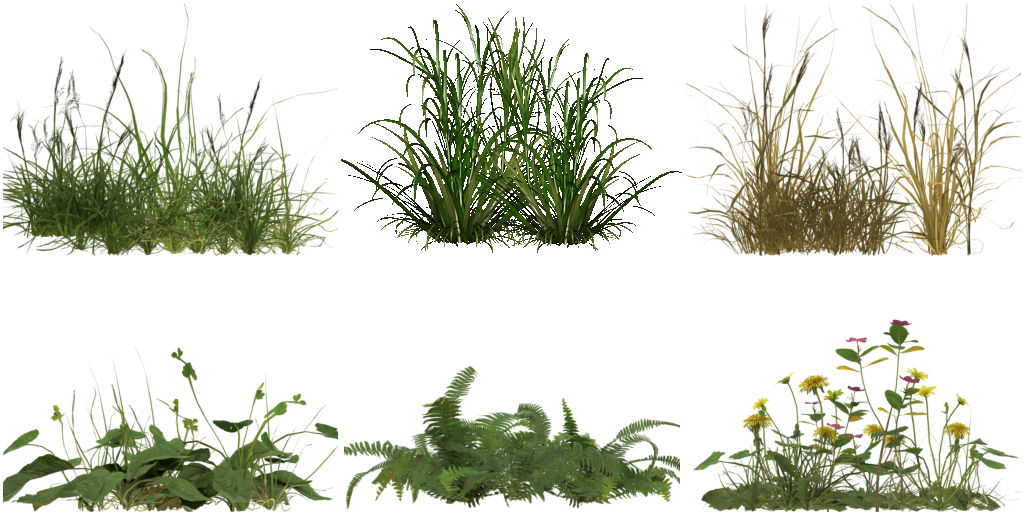
#> input picture obrazky/trava_atlas.png, 1024 x 512 px
$ python zrno_travy.py
#> lines starting #> are read from the running program, lines starting #| are printed output that depends on the picture
"""Zrno travy pro teren (radce 07:30 C): z atlasu trsu (obrazky/trava_atlas.png, bunky 0-2 = trava) se nahodne
narazi stovky malych trsu pri pohledu shora/zesikma do opakovatelne dlazdice 512 px (ve hre 0,8 m), vystup:
obrazky/zrno_travy.png - RGB = normala (tecna, z jasu), A = jas kolem 0,5 (stejna frekvence jako trsy).
  python3 tools/zrno_travy.py"""
import os
import random

from PIL import Image, ImageFilter, ImageChops

ROOT = os.path.dirname(os.path.dirname(os.path.abspath(__file__)))
N = 512
atlas = Image.open(os.path.join(ROOT, "obrazky", "trava_atlas.png")).convert("RGBA")
#> atlas is the input picture: PIL image 1024x512 RGBA; mean R, G, B, A 91, 98.7, 43.4, 63.1
cw, ch = atlas.width // 3, atlas.height // 2
#> cw = 341; ch = 256
rnd = random.Random(1393)
jas = Image.new("L", (N, N), 0)
#> jas: PIL image 512x512 L; every value is 0
for k in range(900):
    b = rnd.choice([0, 0, 1, 2])
    cell = atlas.crop(((b % 3) * cw, (b // 3) * ch, (b % 3 + 1) * cw, (b // 3 + 1) * ch))
    s = rnd.uniform(0.12, 0.22)
    t = cell.resize((max(4, int(cw * s)), max(4, int(ch * s * rnd.uniform(0.35, 0.6)))), Image.LANCZOS)
    t = t.rotate(rnd.uniform(0, 360), expand=True, resample=Image.BICUBIC)
    lum = t.convert("L")
    a = t.split()[3]
    x, y = rnd.randrange(N), rnd.randrange(N)
    for dx in (-N, 0, N):
        for dy in (-N, 0, N):
            jas.paste(lum, (x + dx, y + dy), a)
#> this loop made 900 passes
#> pass 1, `cell = atlas.crop(((b % 3) * cw, (b // 3) * ch, (b % 3 + 1) * cw, (b /..`:
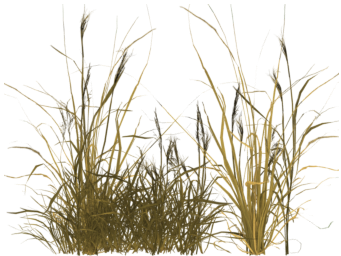
#> cell: PIL image 341x256 RGBA; mean R, G, B, A 120.8, 104.8, 50.9, 61.4; transparent parts drawn white
#> pass 1, `t = t.rotate(rnd.uniform(0, 360), expand=True, resample=Image.BICUBIC)`:
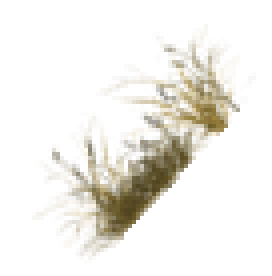
#> t: PIL image 68x69 RGBA (shown 4 times larger); mean R, G, B, A 34.5, 28.6, 12.4, 25.4; transparent parts drawn white
#> after the loop:
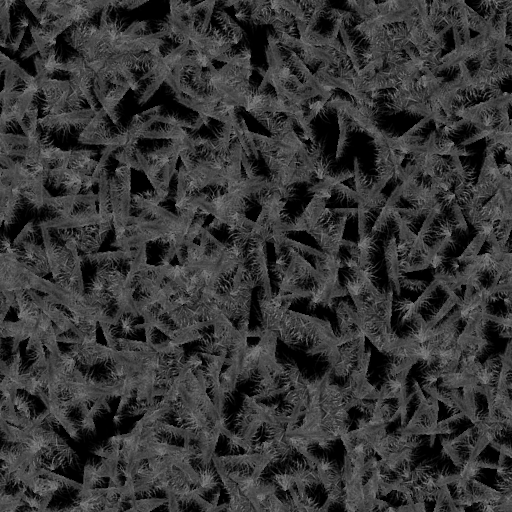
#> jas: PIL image 512x512 L; min 0, max 137, mean 53
#> after the loop:
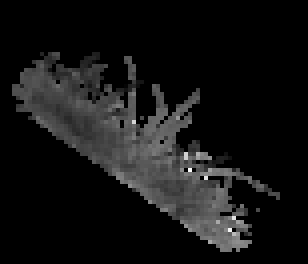
#> lum: PIL image 77x66 L (shown 4 times larger); min 0, max 255, mean 19.6
jas = jas.filter(ImageFilter.GaussianBlur(0.6))
# jas normalizovat kolem 0,5
px = list(jas.getdata())
#> px = 262144 items
m = sum(px) / len(px)
#> m = 52.99
sd = (sum((v - m) ** 2 for v in px) / len(px)) ** 0.5 or 1.0
#> sd = 27.46
jas = Image.new("L", (N, N))
jas.putdata([max(0, min(255, int(128 + (v - m) / sd * 40))) for v in px])
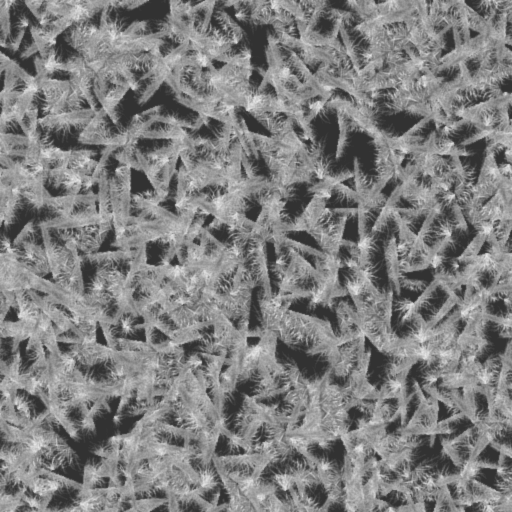
#> jas: PIL image 512x512 L; min 50, max 232, mean 127.5
# normala z jasu (vyska = jas), opakovatelne
h = [[jas.getpixel((x, y)) / 255.0 for x in range(N)] for y in range(N)]
#> h = 512 items
nor = Image.new("RGB", (N, N))
#> nor: PIL image 512x512 RGB; every value is 0
sila = 2.5
data = []
for y in range(N):
    for x in range(N):
        dx = (h[y][(x + 1) % N] - h[y][(x - 1) % N]) * sila
        dy = (h[(y + 1) % N][x] - h[(y - 1) % N][x]) * sila
        l = (dx * dx + dy * dy + 1.0) ** 0.5
        data.append((int((-dx / l * 0.5 + 0.5) * 255), int((-dy / l * 0.5 + 0.5) * 255), int((1.0 / l * 0.5 + 0.5) * 255)))
#> after the loop, data = 262144 items
nor.putdata(data)
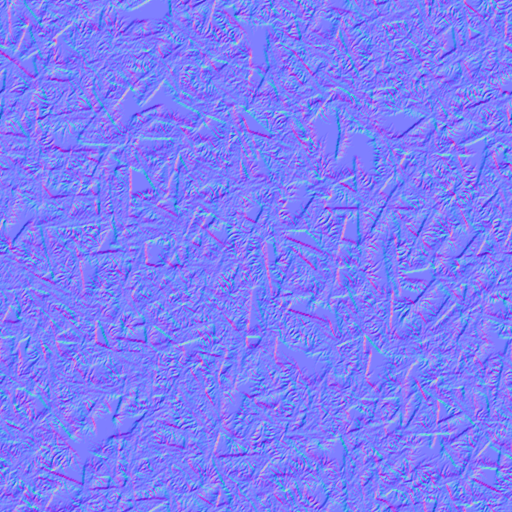
#> nor: PIL image 512x512 RGB; mean R, G, B 127, 127, 248.6
out = Image.merge("RGBA", (*nor.split(), jas))
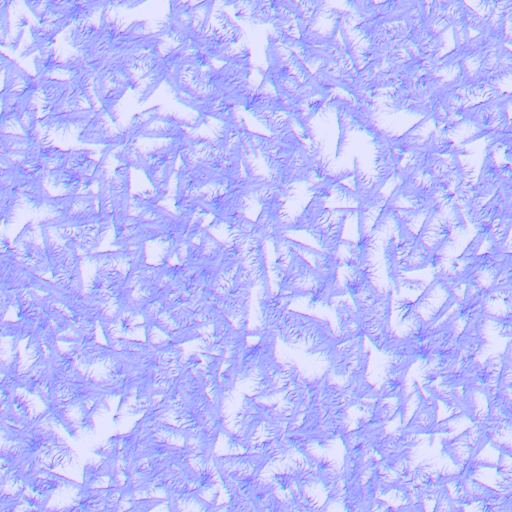
#> out: PIL image 512x512 RGBA; mean R, G, B, A 127, 127, 248.6, 127.5; transparent parts drawn white
out.save(os.path.join(ROOT, "obrazky", "zrno_travy.png"))
print("zrno travy:", N, "px, prumer jasu", round(m, 1))
#| zrno travy: 512 px, prumer jasu 53.0

$ run again, with obrazky/drn_atlas.png copied over obrazky/trava_atlas.png
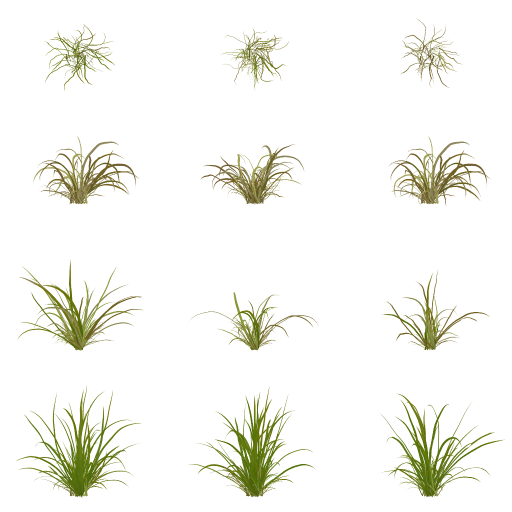
#> input picture obrazky/drn_atlas.png, 1024 x 1024 px (shown at 1/2 size)
#> atlas is the input picture: PIL image 1024x1024 RGBA; mean R, G, B, A 122.9, 122.7, 45.4, 17.5
#> after the loop `for k in range(900):`:
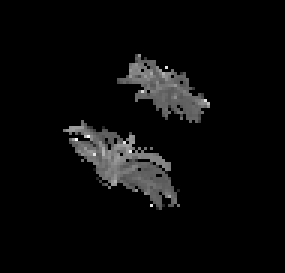
#> lum: PIL image 95x91 L (shown 3 times larger); min 0, max 255, mean 10.2
#> px = 262144 items
#> m = 40.15
#> sd = 35.17
#> h = 512 items
#> after the loop `for y in range(N):`: data = 262144 items
#> `out = Image.merge("RGBA", (*nor.split(), jas))`:
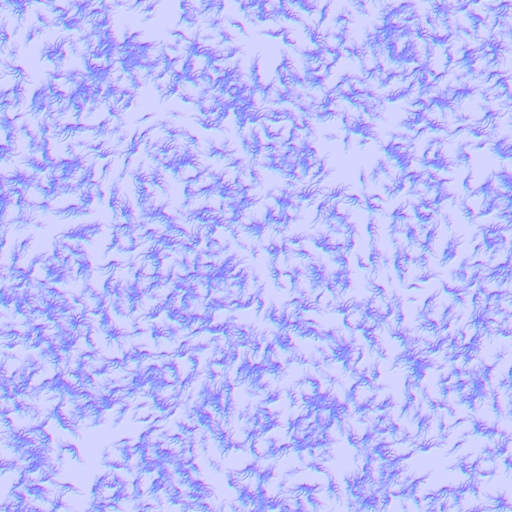
#> out: PIL image 512x512 RGBA; mean R, G, B, A 127, 127, 248.3, 127.5; transparent parts drawn white
#| zrno travy: 512 px, prumer jasu 40.1
